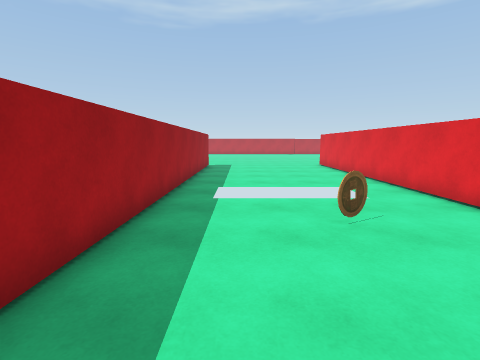
view 1 (above)

22 first-person views from a walk through a scene from a Unity 3-D project. The camera is 1.5 m above the floor, tilts 8° down and sees 85° across. The floor is counted in squares, 1 m on a side. Each view is taken from the middle of a square. On the plan, view 1 faces up. The plan holds only what a view shows up to about 14 squares ahead; the rest is blank. The place goes on beyond the plan. The player is left out.

view 2
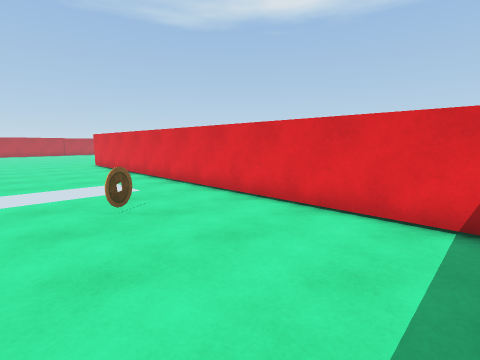

view 3
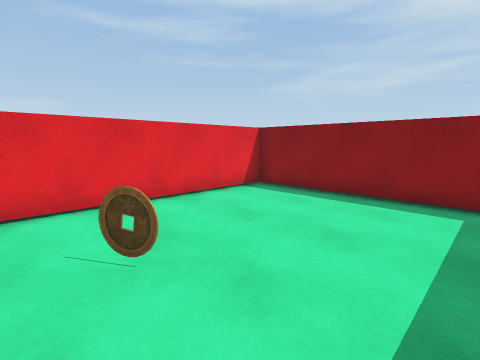

view 4
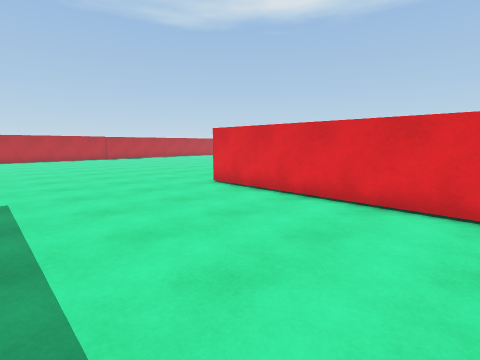

view 5
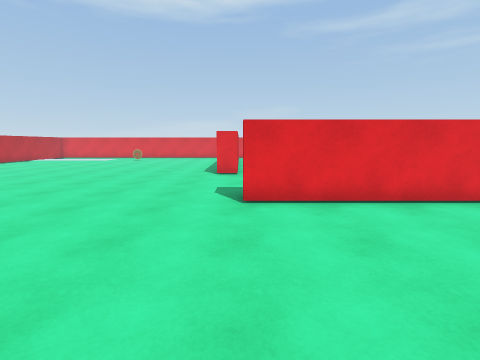

view 6
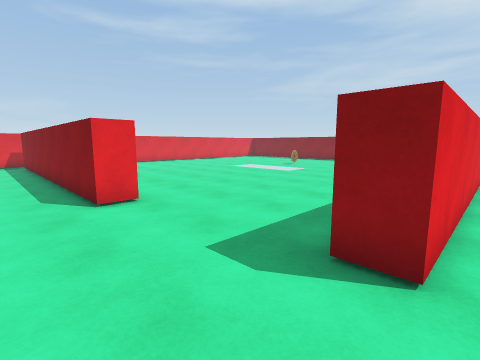

view 7
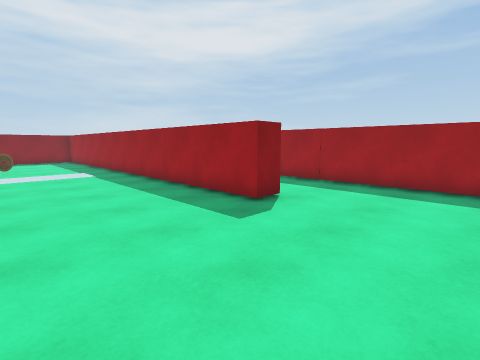

view 8
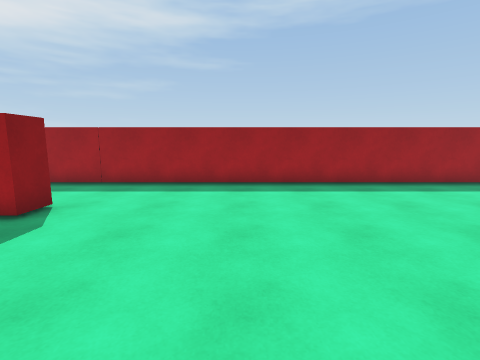

view 9
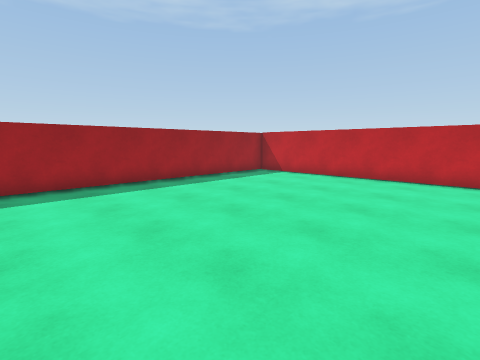

view 10
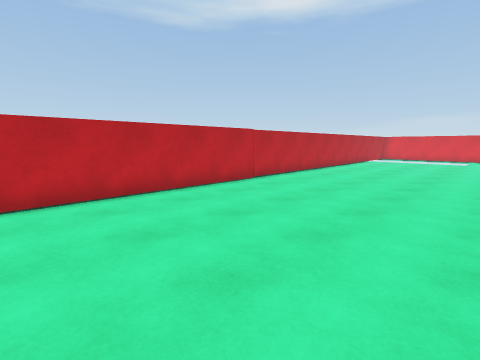

view 11
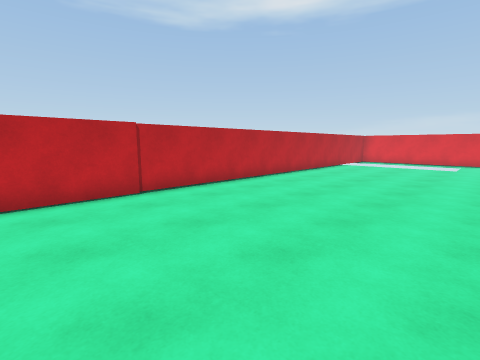

view 12
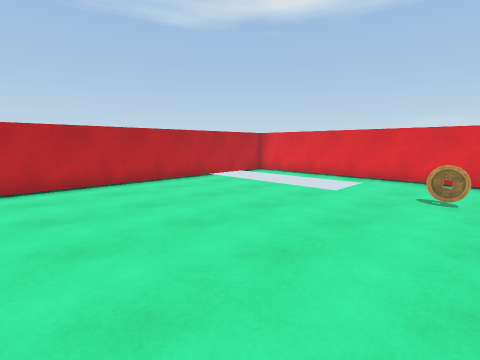

view 13
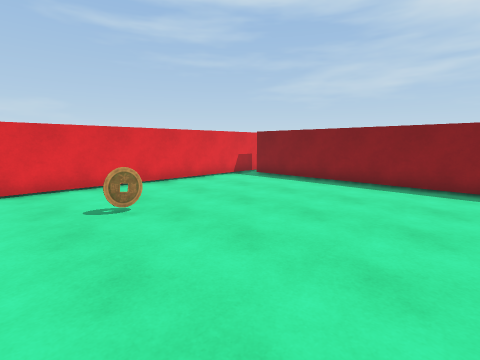

view 14
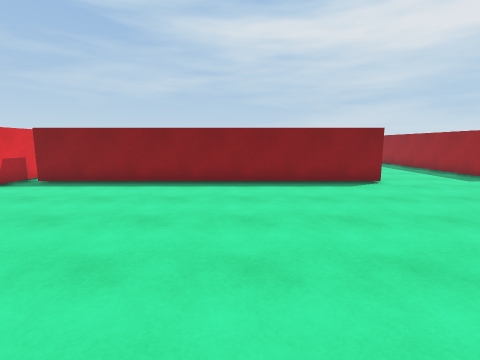

view 15
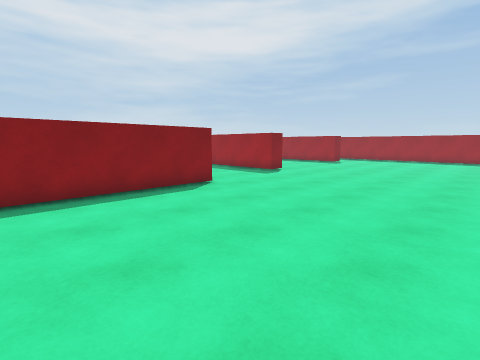

view 16
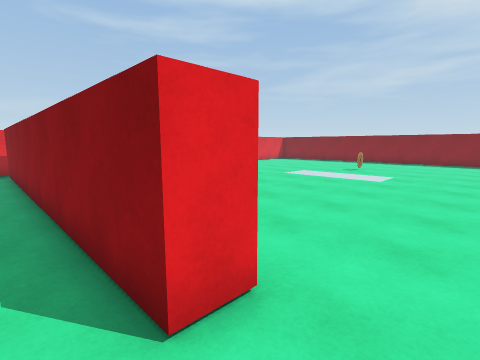

view 17
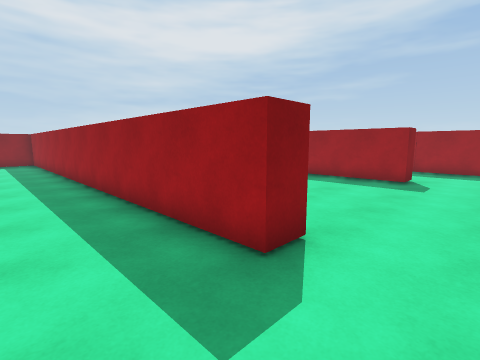

view 18
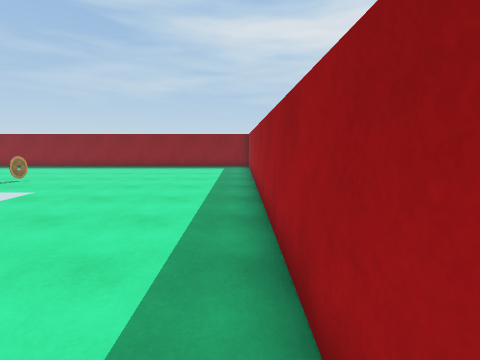

view 19
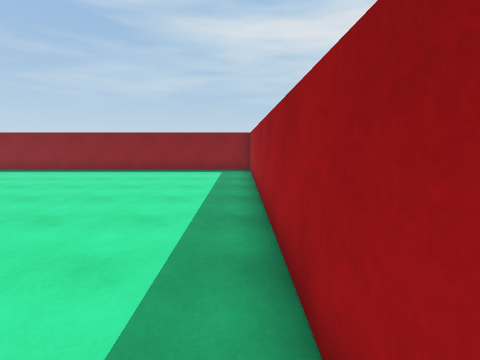

view 20
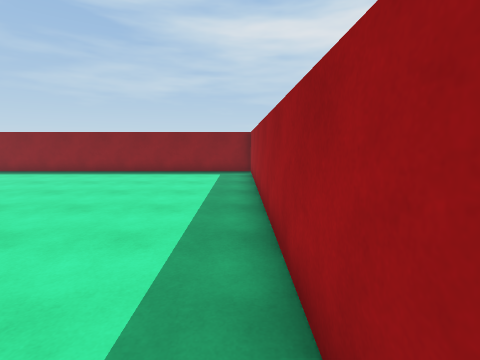

view 21
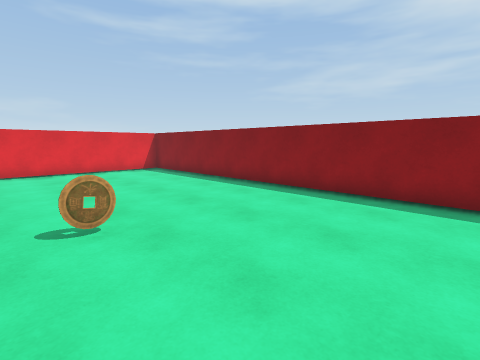

view 22
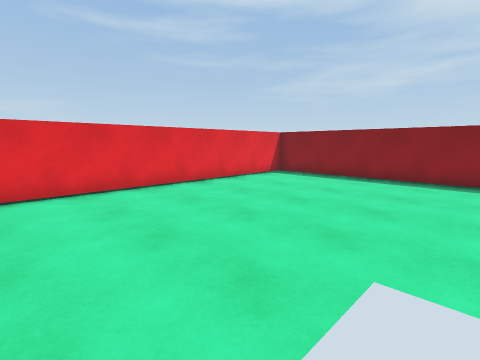

### Floor plan
Points are (right, up) in squares from view 1. A wall is a line through its corners. A room is listed if a view was taken in it or the views show most of it. See-through windows are left out.
Room 1 (views 1, 2, 3)
walls: (-0.8, -1.5) (5.5, -1.5) (5.5, 5.5); (-2.1, 6.5) (-2.1, 2)
ways out: opening at (-1, 7) to room 2; opening at (4.5, 6.5) to room 2
objects: other object (2, 5)
Room 2 (views 4, 5, 6, 7, 8, 9, 10, 11, 12, 13, 14, 15, 16, 17, 18, 19, 20, 21, 22)
walls: (11.6, 18) (11.6, 19.1) (24.8, 19.1); (-3.1, 17.5) (-2.1, 17.5) (-2.1, 6.5); (5.5, 5.5) (5.5, 17.9) (6.4, 17.9) (6.4, -1.1); (25.5, 18) (25.5, 34.5); (6.4, -1.5) (25.5, -1.5) (25.5, 9.8); (24.3, 35.7) (-5.7, 35.3); (-6.6, 34.5) (-6.6, 14.9)
ways out: opening at (-1, 7) to room 1; opening at (4.5, 6.5) to room 1
objects: coin (16, 5); coin (22, 27)

Positions as (right, up) in squares from view 1, and headings:
1: (0, 0), facing up
2: (0, -1), facing up-right
3: (-1, 6), facing down-right
4: (-1, 10), facing up-right
5: (-1, 18), facing right
6: (5, 21), facing down-right
7: (3, 22), facing down-left
8: (3, 22), facing left
9: (3, 24), facing up-left
10: (-1, 28), facing up-right
11: (4, 28), facing up-right
12: (14, 26), facing up-right
13: (16, 29), facing down-right
14: (17, 29), facing down
15: (18, 27), facing down-left
16: (10, 20), facing down-right
17: (9, 20), facing down-left
18: (7, 15), facing down
19: (7, 13), facing down
20: (7, 12), facing down
21: (11, 6), facing down-right
22: (17, 10), facing down-right
